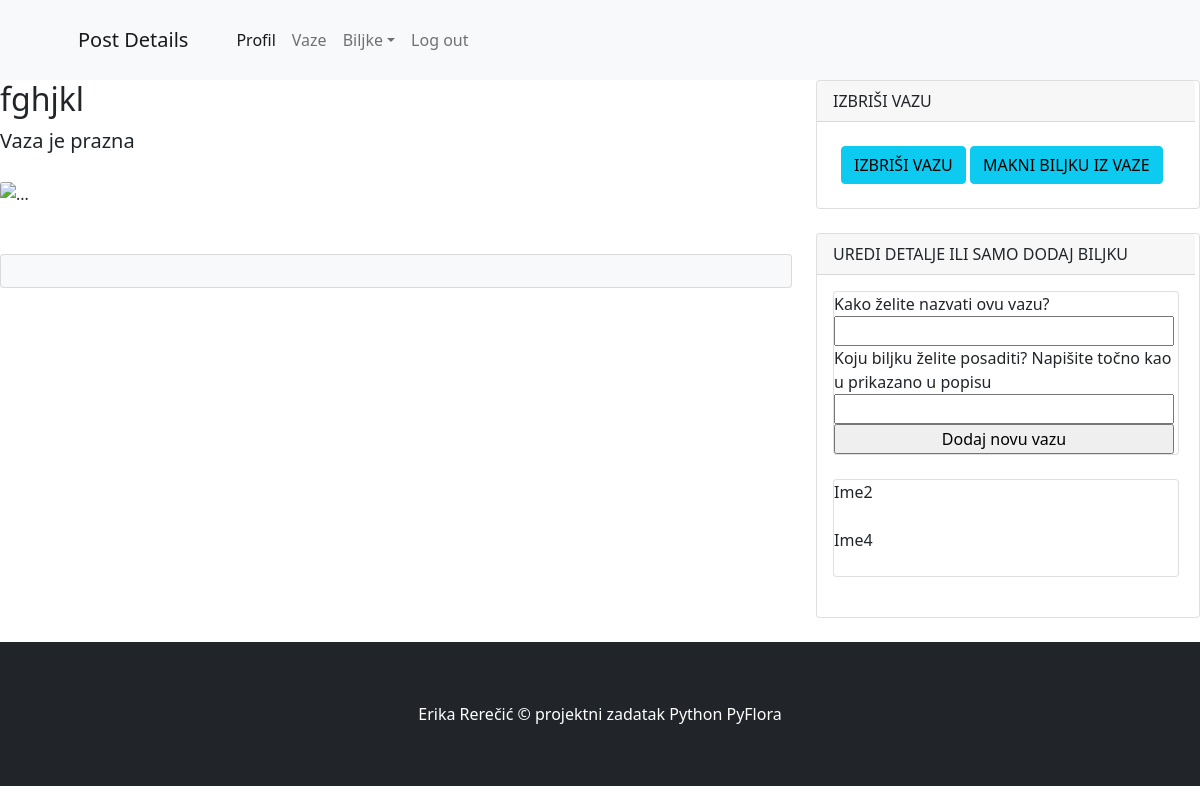
Page /vaza_edit/3 (signed in) on the earlier database version.
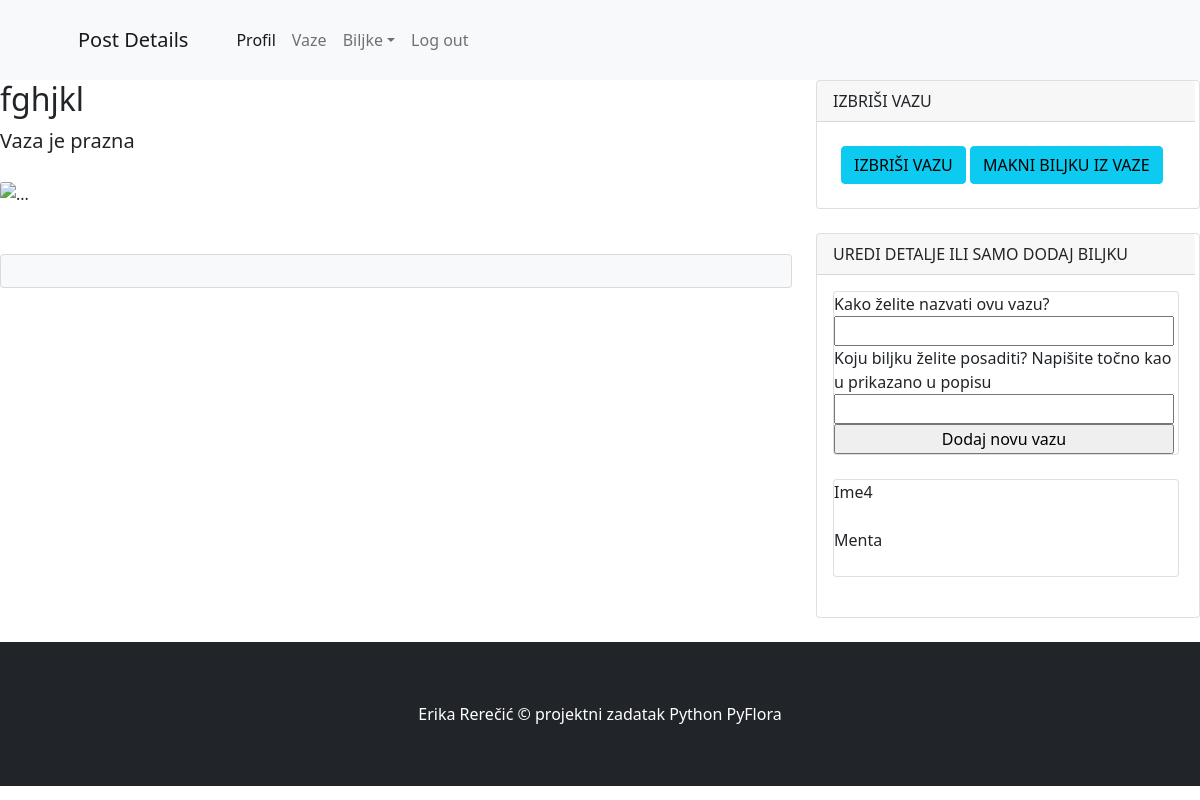
Same page on the later database version.
### app.py (models this page shows)
class Biljke (db.Model):
    __tablename__ = 'Biljke'
    id = db.Column(db.Integer(), primary_key = True )
    ime_biljke = db.Column(db.String(50), unique = True , nullable = False)
    slika = db.Column (db.String(), nullable = False, default = 'prazna_vaza.jpg')
    max_svjetlost = db.Column (db.Float(), nullable = False )
    min_svjetlost = db.Column (db.Float(), nullable = False)
    max_ph = db.Column (db.Integer(), nullable = False)
    min_ph = db.Column (db.Integer(), nullable = False)
    max_vlaznost = db.Column (db.Integer(), nullable = False)
    min_vlaznost = db.Column (db.Integer(), nullable = False)
    max_temp = db.Column (db.Float(), nullable = False)
    min_temp = db.Column (db.Float(), nullable = False)
    vaze = db.relationship('Vaze', backref = 'biljka', lazy = True) #backref kreira column u drugoj tabeli sa kojom spajamo ovu tabelu, One to many relationship

### app.py (the view, shortened to what this page needs)
@app.route('/vaza_edit/<vaza_id>', methods = ['GET', 'POST'])
def vaza_edit(vaza_id):
    form = Form_za_vazu()
    vaza = Vaze.query.get(vaza_id)
    biljka = Biljke.query.all()
    vaza_id=vaza.id
    print(vaza_id)
    return render_template('vaza_edit.html', vaza = vaza, form=form, biljka=biljka , vaza_id=vaza_id )

### app.py
class Form_za_vazu (FlaskForm):
    ime_vaze = StringField('Kako želite nazvati ovu vazu?')
    odabir_biljke = StringField('Koju biljku želite posaditi? Napišite točno kao u prikazano u popisu')
    submit = SubmitField('Dodaj novu vazu')

### app.py (called while the page is built)
@login_manager.user_loader
def load_user(user_id):
    return User.query.get(user_id)

### template/vaza_edit.html (shortened to what this page needs)
{% extends 'layout.html' %}
{% block title %}
Post Details
{% endblock %}
{% block content %}
<div class="row">
    <div class="col-lg-8">
        <article>
            <h2 class="card-title">{{ vaza.ime_vaze }}</h2>
                {%if vaza.id_biljke != None%}
                    <section class="mb-5">
                        <h2 class="card-title">{{ vaza.biljka.ime_biljke }}</h2>
                        <img src="{{ vaza.biljka.slika }}" class="card-img-top" alt="...">
                        <p class="fs-5 mb-4">
                            Vlažnost zemlje: {{ vaza.biljka.max_vlaznost}} - {{ vaza.biljka.min_vlaznost}} %
                        </p>
                        <p class="fs-5 mb-4">
                            Temperatura: {{ vaza.biljka.max_temp}} - {{ vaza.biljka.min_temp}}
                        </p>
                        <p class="fs-5 mb-4">
                            pH = {{ vaza.biljka.max_ph}} - {{ vaza.biljka.min_ph}}
                        </p>
                        <p class="fs-5 mb-4">
                            Svjetlost : {{ vaza.biljka.max_svjetlost}} - {{ vaza.biljka.min_svjetlost}}
                        </p>
                        <div>
                            <a class="btn btn-info" href="{{url_for('vaza_edit_senzor', vaza_id=vaza.id)}}">
                                SYNC
                            </a>
                        </div>
                    </section>
                    <div>
                        <a class="btn btn-light" href="{{url_for('vaza_edit', vaza_id=vaza.id )}}">
                            EDIT
                        </a>
                    </div>
                {%else%}
                <section class="mb-5">
                    <p class="fs-5 mb-4">
                        Vaza je prazna
                    </p>
                    <img src="{{ vaza.biljka.slika }}" class="card-img-top" alt="...">
                {%endif%}
        </article>
        <section class="mb-5">
            <div class="card bg-light">
                <div class="card-body">
                </div>
            </div>
        </section>
    </div>
    <div class="col-lg-4">
        <div class="card mb-4">
            <div class="card-header">IZBRIŠI VAZU</div>
            <div class="container">
                <div>
                    <a class="btn btn-info" href="{{url_for('delete_vaza', vaza_id=vaza.id)}}">
                        IZBRIŠI VAZU
                    </a>
                    <a class="btn btn-info" href="{{url_for('delete_biljkaUVazi', vaza_id=vaza.id)}}">
                        MAKNI BILJKU IZ VAZE
                    </a>
                </div>
                </div>
        </div>
        <div class="card mb-4">
            <div class="card-header">UREDI DETALJE ILI SAMO DODAJ BILJKU</div>
            <div class="card-body">
                <form method="POST">
                    <div class="card mb-4">
                    {{form.ime_vaze.label}}
                    {{form.ime_vaze}}
                    {{form.odabir_biljke.label}}
                    {{form.odabir_biljke}}
                    {{form.submit()}}
                    </div>
                    <div class="card mb-4">
                        {%for biljka in biljka%}
                        <p class="fs-6 mb-4" >
                            {{biljka.ime_biljke}}
                        </p>
                        {%endfor%}
                    </div>
                </form>
            </div>
        </div>
    </div>
</div>
{% endblock %}

Differences in the rows shown:
removed Biljke: ime_biljke "Ime2"
added Biljke: ime_biljke "Menta"
